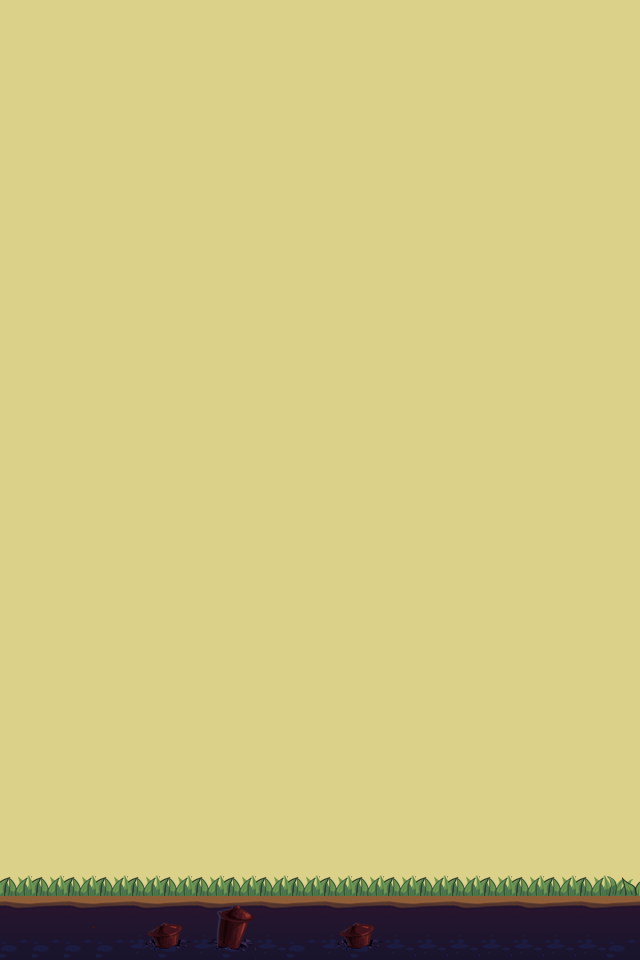

A level layout from a 2D game, rendered from its tile map. Below: a short description, then the map file with tile-grid data replaced by summaries:
An orthogonal 20x30 tile map with 32x32 px tiles, 2 tile layers (background, layer) and 6 objects.

<map version="1.0" orientation="orthogonal" renderorder="left-down" width="20" height="30" tilewidth="32" tileheight="32">
 <tileset firstgid="1" name="map" tilewidth="32" tileheight="32">
  <image source="map.png" width="128" height="128" />
 </tileset>
 <layer name="background" width="20" height="30">
  <data>[600 cells, 600 non-empty, 1 distinct tile ids]</data>
 </layer>
 <layer name="layer" width="20" height="30">
  <data>[600 cells, 60 non-empty, 14 distinct tile ids]</data>
 </layer>
 <objectgroup name="object">
  <object x="62.6667" y="830.667" />
  <object x="157.333" y="769.333" />
  <object x="253.333" y="704" />
  <object x="350.667" y="637.333" />
  <object x="446.667" y="574.667" />
  <object x="546.667" y="512" />
 </objectgroup>
</map>
